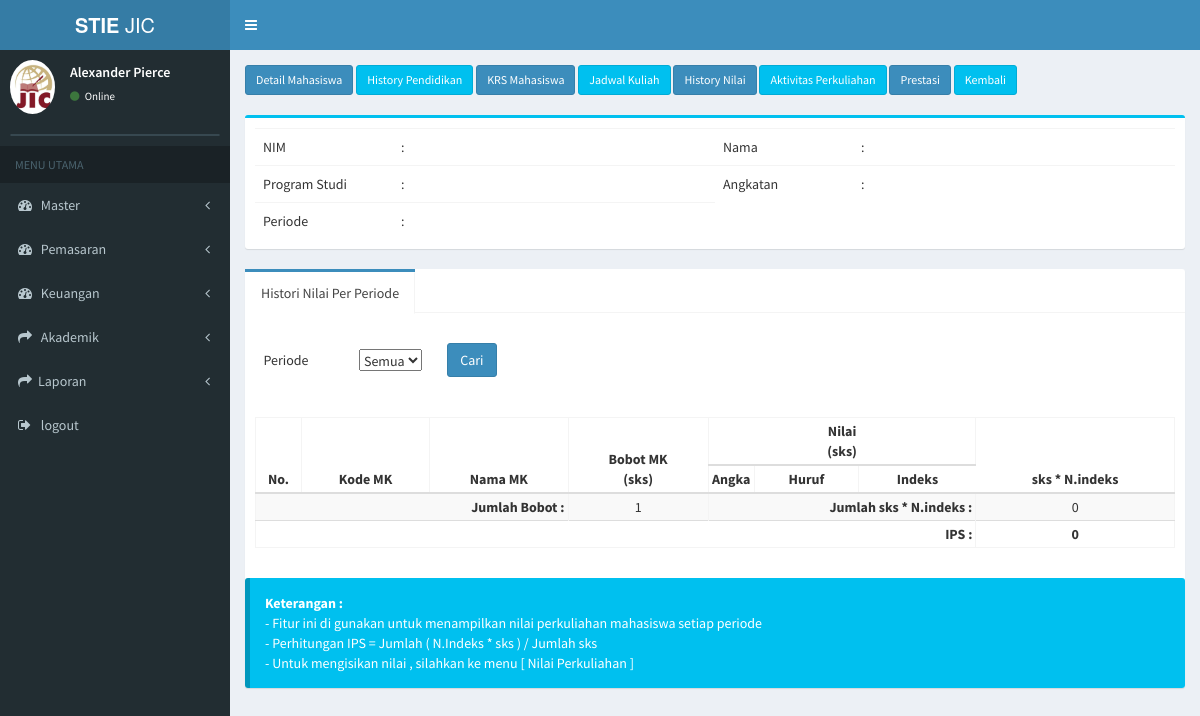
Before: /index.php/mahasiswa/filter_nilai with the older database file.
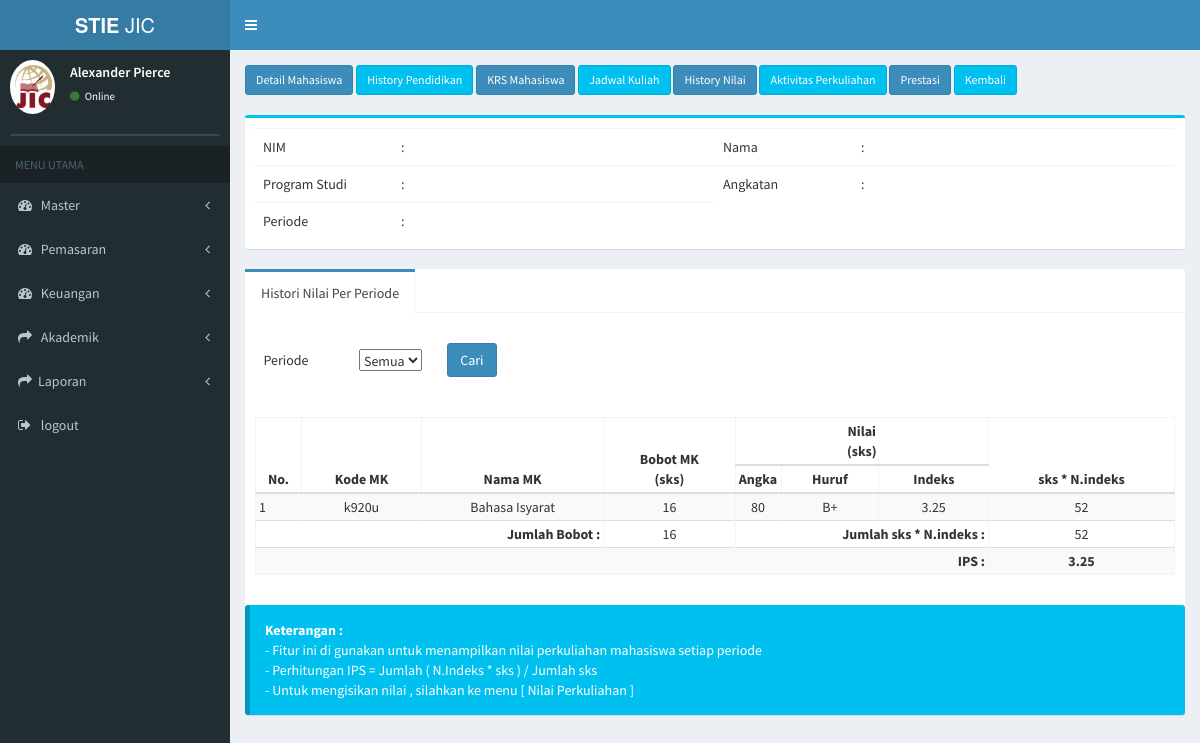
After: the same page with the newer database file.
### tables this page shows
CREATE TABLE `tb_kelas_mhs` (
  `id_kelas_mhs` int(11) NOT NULL,
  `id_mahasiswa` varchar(20) NOT NULL,
  `id_kp` varchar(11) NOT NULL,
  `id_skala_nilai` varchar(10) NOT NULL,
  `nilai_d` float NOT NULL
);

CREATE TABLE `tb_matkul` (
  `kode_matkul` varchar(50) NOT NULL,
  `nama_matkul` varchar(100) NOT NULL,
  `id_konsentrasi` varchar(10) NOT NULL,
  `jenis_matkul` varchar(20) NOT NULL,
  `bobot_matkul` int(11) NOT NULL,
  `bobot_praktikum` int(11) NOT NULL,
  `bobot_tatap_muka` int(11) NOT NULL,
  `bobot_praktik_lapangan` int(11) NOT NULL,
  `bobot_simulasi` int(11) NOT NULL,
  `metode_pembelajaran` varchar(100) NOT NULL,
  `tanggal_mulai` date NOT NULL,
  `tanggal_akhir` date NOT NULL
);

CREATE TABLE `tb_skala_nilai` (
  `id_skala_nilai` int(11) NOT NULL,
  `id_prodi` varchar(7) NOT NULL,
  `nilai_huruf` varchar(5) NOT NULL,
  `nilai_indeks` float NOT NULL,
  `bobot_nilai_minimum` float NOT NULL,
  `bobot_nilai_maksimum` float NOT NULL,
  `tanggal_mulai_efektif` date NOT NULL,
  `tanggal_akhir_efektif` date NOT NULL
);

### application/controllers/mahasiswa.php (called while the page is built, shortened)
<?php
class Mahasiswa extends CI_Controller {
	public function __construct()
	{
		$this->load->model('mahasiswa_model');
		$this->load->model('daftar_ulang_model');
		$this->load->model('konsentrasi_model');
		$this->load->model('kurikulum_model');
	}
	public function filter_nilai(){
			$id_mahasiswa = $this->uri->segment(3);
			$id_periode=$this->input->get('id_periode');
			$data['mahasiswa'] = $this->mahasiswa_model->detail_krs_mahasiswa($id_mahasiswa);
			$data['nilai'] = $this->mahasiswa_model->filter_nilai($id_mahasiswa,$id_periode);
			$data['nilai2'] = $this->mahasiswa_model->data_nilai_mhs($id_mahasiswa);
			$data['main_view'] = 'Mahasiswa/history_ips_view';
			$this->load->view('template', $data);
	}
}

### index.php (called while the page is built, shortened)
<?php
require_once BASEPATH.'core/CodeIgniter.php';

### application/models/mahasiswa_model.php (called while the page is built, shortened)
<?php
class Mahasiswa_model extends CI_Model {
   function filter_nilai($id_mahasiswa,$id_periode){
     $this->db->select('*');
     $this->db->from('tb_kelas_mhs');
     $this->db->join('tb_kp','tb_kp.id_kp=tb_kelas_mhs.id_kp');
     $this->db->join('tb_jadwal','tb_jadwal.id_jadwal=tb_kp.id_jadwal');
     $this->db->join('tb_detail_kurikulum','tb_detail_kurikulum.id_detail_kurikulum=tb_jadwal.id_detail_kurikulum');
     $this->db->join('tb_matkul','tb_matkul.kode_matkul=tb_detail_kurikulum.kode_matkul');
     $this->db->join('tb_skala_nilai','tb_skala_nilai.id_skala_nilai=tb_kelas_mhs.id_skala_nilai');
     $this->db->join('tb_periode','tb_periode.id_periode=tb_jadwal.id_periode');
     $this->db->like('tb_kelas_mhs.id_mahasiswa',$id_mahasiswa);
     $this->db->like('tb_periode.semester',$id_periode);
     $query = $this->db->get();
     return $query->result();
      }
}

### application/views/Mahasiswa/history_ips_view.php (the view, shortened to what the changed rows need)
         <br/><br/>
        <div class="nav-tabs-custom">
        <div class="tab-content">
        <div class="tab-pane active" id="tab_0">
            <table class="">
                <tbody>
                  <form method="get" action="<?php echo base_url(); ?>mahasiswa/filter_nilai/<?php echo $mahasiswa->id_mahasiswa; ?>">
                  <tr>
                    <th><input type="hidden" name="id_prodi" id="id_prodi" value="<?php echo $mahasiswa->id_prodi; ?>"><br></th>
                  </tr>
                   </form>
                </tbody>
              </table>
              <br>
              <br>
        <table id="table1" class="table2 table-striped table-bordered" >
    <thead>
    <tr>
        <th style="width:5%;text-align:center" rowspan="2">No.</th>
        <th style="text-align:center" rowspan="2">Kode MK</th>
        <th style="text-align:center" rowspan="2">Nama MK</th>
        <th style="text-align:center" rowspan="2">Bobot MK<br />(sks)</th>
         <th style="text-align:center" colspan="3">Nilai<br />(sks)</th>
         <th style="text-align:center" rowspan="2">sks * N.indeks</th>
    </tr>
    <tr>
        <th style="width:5%;text-align:center">Angka</th>
        <th style="text-align:center">Huruf</th>
        <th style="text-align:center">Indeks</th>
    </tr>
    </thead>
    <tbody>
    <?php
        $no = 0;
        $totalsi = 0;
        $totalbobot = 0;
        foreach($nilai as $data):
             $dataee = $data->bobot_matkul * $data->nilai_indeks;
      ?>
      <tr>
      <td><?php echo ++$no;?></td>
        <td style="text-align:center"><?php echo $data->kode_matkul;?></td>
        <td style="text-align:center"><?php echo $data->nama_matkul;?></td>
        <td style="text-align:center"><?php $totalbobot += $data->bobot_matkul; echo $data->bobot_matkul;?></td>
        <td style="text-align:center"><?php echo $data->nilai_d;?></td>
        <td style="text-align:center"><?php echo $data->nilai_huruf;?></td>
        <td style="text-align:center"><?php echo $data->nilai_indeks;?></td>
        <td style="text-align:center"><?php $totalsi += $dataee; echo $dataee;?></td>
    </tr>
<?php endforeach; ?>
    <tr>
         <td colspan="3" style="text-align:right"> <b> Jumlah Bobot : </b></td>
        <td style="text-align:center">  <?php
        if ($totalbobot == 0) {
            echo $totalbobot = 1;
        } else {
            echo $totalbobot;
        }  ?> </td>
        <td colspan="3" style="text-align:right"> <b> Jumlah sks * N.indeks : </b></td>
        <td style="text-align:center"> <?php echo $totalsi; ?></td>
    </tr>
    <tr>
        <th style="text-align:right" colspan="7"> IPS : </th>
        <th style="text-align:center"> <?php $ips = $totalsi / $totalbobot; echo round($ips, 2); ?>   </th>
    </tr>
  </tbody>
    </table>
    </div>
     </div>
</div>
 <link rel="stylesheet" href="//code.jquery.com/ui/1.12.0/themes/smoothness/jquery-ui.css">

Changed rows visible on the page:
now on this page (row edited): tb_kelas_mhs: tb_matkul.kode_matkul "k920u", tb_matkul.nama_matkul "Bahasa Isyarat", tb_matkul.bobot_matkul "16", nilai_d "80", id_skala_nilai.nilai_huruf "B+", id_skala_nilai.nilai_indeks "3.25", tb_matkul.bobot_matkul "52"
Other visible differences:
$totalbobot: (not shown) → "16"
$totalsi: "0" → "52"
$ips: "0" → "3.25"
$totalbobot = 1: "1" → (not shown)
